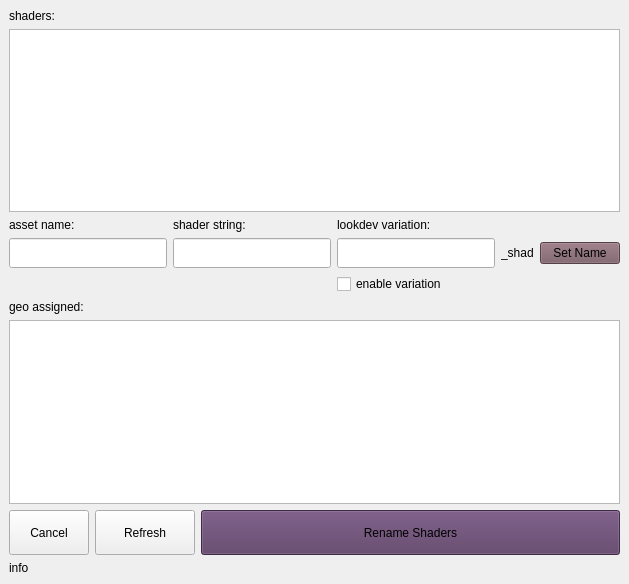
<?xml version="1.0" encoding="UTF-8"?>
<ui version="4.0">
 <class>shaderRenamerGUI</class>
 <widget class="QMainWindow" name="shaderRenamerGUI">
  <property name="enabled">
   <bool>true</bool>
  </property>
  <property name="geometry">
   <rect>
    <x>0</x>
    <y>0</y>
    <width>629</width>
    <height>584</height>
   </rect>
  </property>
  <property name="windowTitle">
   <string>MainWindow</string>
  </property>
  <property name="styleSheet">
   <string notr="true"/>
  </property>
  <widget class="QWidget" name="centralwidget">
   <property name="sizePolicy">
    <sizepolicy hsizetype="Preferred" vsizetype="Preferred">
     <horstretch>0</horstretch>
     <verstretch>0</verstretch>
    </sizepolicy>
   </property>
   <layout class="QGridLayout" name="gridLayout_2">
    <item row="4" column="0">
     <layout class="QHBoxLayout" name="mid_HBoxLayout"/>
    </item>
    <item row="6" column="0">
     <layout class="QVBoxLayout" name="bottom_VBoxLayout">
      <item>
       <widget class="QLabel" name="assignedGeoLable">
        <property name="text">
         <string>geo assigned:</string>
        </property>
       </widget>
      </item>
      <item>
       <widget class="QListWidget" name="geoAssignedListWidget"/>
      </item>
      <item>
       <layout class="QHBoxLayout" name="exportButton_HBoxLayout">
        <item>
         <widget class="QPushButton" name="cancel_Button">
          <property name="sizePolicy">
           <sizepolicy hsizetype="Maximum" vsizetype="Minimum">
            <horstretch>0</horstretch>
            <verstretch>0</verstretch>
           </sizepolicy>
          </property>
          <property name="minimumSize">
           <size>
            <width>0</width>
            <height>45</height>
           </size>
          </property>
          <property name="text">
           <string>Cancel</string>
          </property>
         </widget>
        </item>
        <item>
         <widget class="QPushButton" name="refreshButton">
          <property name="sizePolicy">
           <sizepolicy hsizetype="Maximum" vsizetype="Maximum">
            <horstretch>0</horstretch>
            <verstretch>0</verstretch>
           </sizepolicy>
          </property>
          <property name="minimumSize">
           <size>
            <width>100</width>
            <height>45</height>
           </size>
          </property>
          <property name="text">
           <string>Refresh</string>
          </property>
         </widget>
        </item>
        <item>
         <widget class="QPushButton" name="renameButton">
          <property name="sizePolicy">
           <sizepolicy hsizetype="Minimum" vsizetype="Minimum">
            <horstretch>0</horstretch>
            <verstretch>0</verstretch>
           </sizepolicy>
          </property>
          <property name="minimumSize">
           <size>
            <width>0</width>
            <height>45</height>
           </size>
          </property>
          <property name="styleSheet">
           <string notr="true">QPushButton{background-color: rgb(90, 60, 100);}</string>
          </property>
          <property name="text">
           <string>Rename Shaders</string>
          </property>
         </widget>
        </item>
       </layout>
      </item>
     </layout>
    </item>
    <item row="7" column="0">
     <widget class="QLabel" name="infoLabel">
      <property name="text">
       <string>info</string>
      </property>
     </widget>
    </item>
    <item row="0" column="0">
     <layout class="QGridLayout" name="midLeft_GridLayout">
      <item row="1" column="0">
       <widget class="QListView" name="shadersListView">
        <property name="enabled">
         <bool>true</bool>
        </property>
       </widget>
      </item>
      <item row="0" column="0">
       <widget class="QLabel" name="shadersLable">
        <property name="text">
         <string>shaders:</string>
        </property>
       </widget>
      </item>
     </layout>
    </item>
    <item row="1" column="0" rowspan="2">
     <layout class="QGridLayout" name="top_GridLayout" columnstretch="0,0,0,0,0,0">
      <item row="1" column="0">
       <widget class="QLineEdit" name="assetLineEdit">
        <property name="minimumSize">
         <size>
          <width>0</width>
          <height>30</height>
         </size>
        </property>
        <property name="text">
         <string/>
        </property>
       </widget>
      </item>
      <item row="0" column="0">
       <widget class="QLabel" name="assetLabel">
        <property name="text">
         <string>asset name:</string>
        </property>
       </widget>
      </item>
      <item row="1" column="4">
       <widget class="QLabel" name="subfixLabel">
        <property name="text">
         <string>_shad</string>
        </property>
       </widget>
      </item>
      <item row="1" column="5">
       <widget class="QPushButton" name="setNameButton">
        <property name="styleSheet">
         <string notr="true">QPushButton{background-color: rgb(120, 90, 100);}</string>
        </property>
        <property name="text">
         <string>Set Name</string>
        </property>
       </widget>
      </item>
      <item row="0" column="3">
       <widget class="QLabel" name="variationLable">
        <property name="text">
         <string>lookdev variation:</string>
        </property>
       </widget>
      </item>
      <item row="0" column="1">
       <widget class="QLabel" name="shaderNameLabel">
        <property name="text">
         <string>shader string:</string>
        </property>
       </widget>
      </item>
      <item row="1" column="1">
       <widget class="QLineEdit" name="shaderNameLineEdit">
        <property name="sizePolicy">
         <sizepolicy hsizetype="Expanding" vsizetype="Fixed">
          <horstretch>0</horstretch>
          <verstretch>0</verstretch>
         </sizepolicy>
        </property>
        <property name="minimumSize">
         <size>
          <width>0</width>
          <height>30</height>
         </size>
        </property>
       </widget>
      </item>
      <item row="1" column="3">
       <widget class="QLineEdit" name="variationLineEdit">
        <property name="minimumSize">
         <size>
          <width>0</width>
          <height>30</height>
         </size>
        </property>
       </widget>
      </item>
      <item row="2" column="3">
       <widget class="QCheckBox" name="checkBox">
        <property name="text">
         <string>enable variation</string>
        </property>
       </widget>
      </item>
     </layout>
    </item>
   </layout>
  </widget>
 </widget>
 <resources/>
 <connections/>
</ui>
